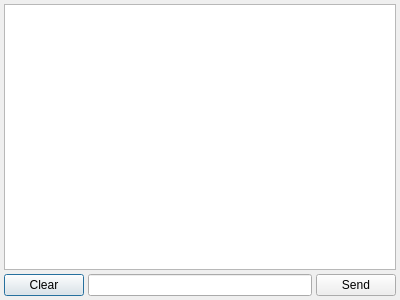
<?xml version="1.0" encoding="UTF-8"?>
<ui version="4.0">
 <class>DialogCmd</class>
 <widget class="QDialog" name="DialogCmd">
  <property name="geometry">
   <rect>
    <x>0</x>
    <y>0</y>
    <width>400</width>
    <height>300</height>
   </rect>
  </property>
  <property name="windowTitle">
   <string>Dialog</string>
  </property>
  <property name="styleSheet">
   <string notr="true">#textBrowser {
	font: 10pt &quot;Consolas&quot;;
}
</string>
  </property>
  <layout class="QGridLayout" name="gridLayout">
   <property name="leftMargin">
    <number>4</number>
   </property>
   <property name="topMargin">
    <number>4</number>
   </property>
   <property name="rightMargin">
    <number>4</number>
   </property>
   <property name="bottomMargin">
    <number>4</number>
   </property>
   <property name="spacing">
    <number>4</number>
   </property>
   <item row="0" column="0" colspan="3">
    <widget class="QTextBrowser" name="textBrowser"/>
   </item>
   <item row="1" column="0">
    <widget class="QPushButton" name="btn_clear">
     <property name="text">
      <string>Clear</string>
     </property>
    </widget>
   </item>
   <item row="1" column="1">
    <widget class="QLineEdit" name="lineEdit"/>
   </item>
   <item row="1" column="2">
    <widget class="QPushButton" name="btn_send">
     <property name="text">
      <string>Send</string>
     </property>
    </widget>
   </item>
  </layout>
 </widget>
 <tabstops>
  <tabstop>lineEdit</tabstop>
  <tabstop>btn_send</tabstop>
  <tabstop>textBrowser</tabstop>
  <tabstop>btn_clear</tabstop>
 </tabstops>
 <resources/>
 <connections>
  <connection>
   <sender>btn_clear</sender>
   <signal>clicked()</signal>
   <receiver>textBrowser</receiver>
   <slot>clear()</slot>
   <hints>
    <hint type="sourcelabel">
     <x>44</x>
     <y>287</y>
    </hint>
    <hint type="destinationlabel">
     <x>43</x>
     <y>197</y>
    </hint>
   </hints>
  </connection>
 </connections>
</ui>
